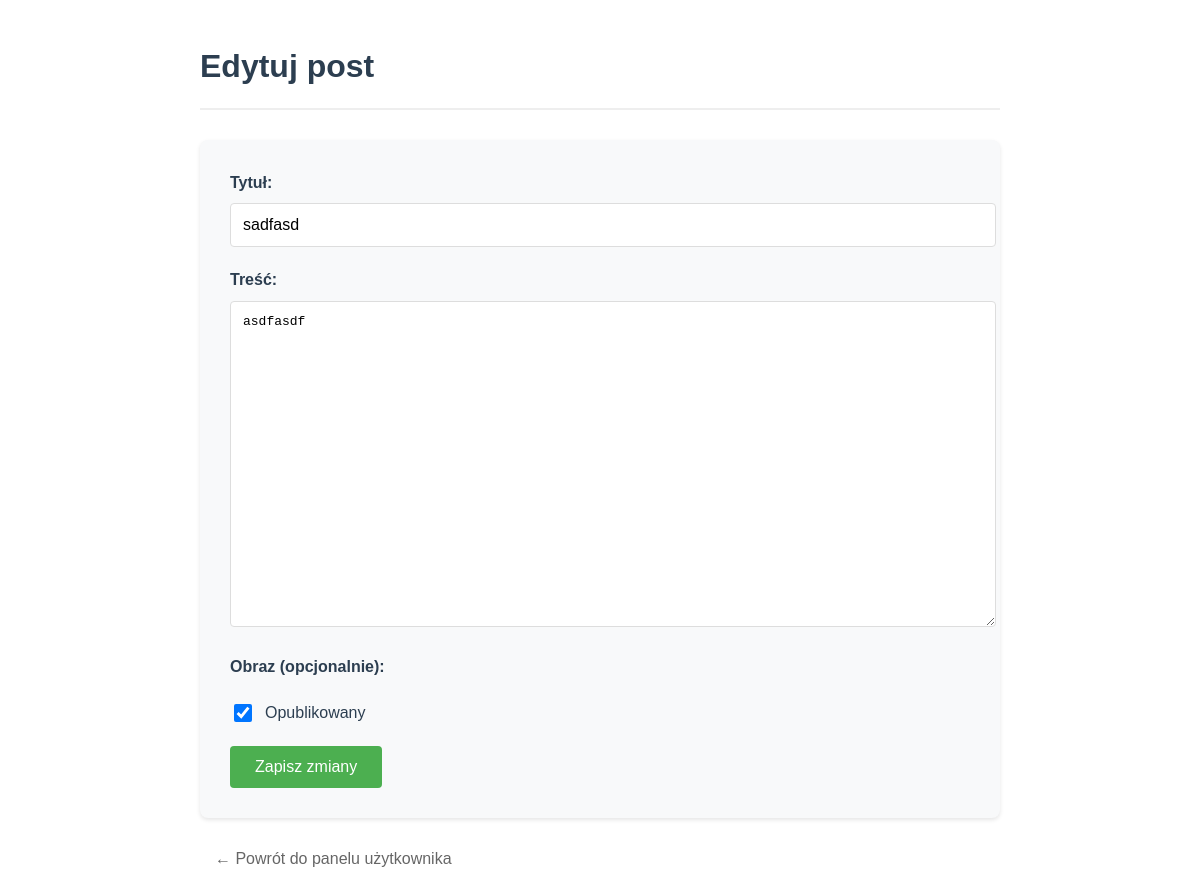
Screenshot of /post/sadfasd-eec5765d/edit/ (signed in) with the database file from the repository.
### blog/models.py (models this page shows, shortened)
class Post(models.Model):
    title = models.CharField(max_length=200, verbose_name='Tytuł')
    slug = models.SlugField(max_length=200, unique=True, blank=True, verbose_name='Slug')
    content = models.TextField(verbose_name='Treść')
    author = models.ForeignKey(User, on_delete=models.CASCADE, verbose_name='Autor')
    created_at = models.DateTimeField(auto_now_add=True, verbose_name='Data utworzenia')
    updated_at = models.DateTimeField(auto_now=True, verbose_name='Data aktualizacji')
    published = models.BooleanField(default=False, verbose_name='Opublikowany')
    image = models.ImageField(upload_to='blog_images/', null=True, blank=True, verbose_name='Obraz')
    class Meta:
        ordering = ['-created_at']
        verbose_name = 'Post'
        verbose_name_plural = 'Posty'

### blog/views.py (the view)
# urls.py: path('post/<slug:slug>/edit/', views.post_edit, name='post_edit'),
@login_required
def post_edit(request, slug):
    post = get_object_or_404(Post, slug=slug, author=request.user)
    if request.method == 'POST':
        form = PostForm(request.POST, request.FILES, instance=post)
        if form.is_valid():
            post = form.save(commit=False)
            post.author = request.user
            post.save()
            messages.success(request, 'Post został zaktualizowany.')
            return redirect('blog:post_detail', slug=post.slug)
    else:
        form = PostForm(instance=post)
    return render(request, 'blog/post_form.html', {
        'form': form,
        'post': post
    })

### blog/forms.py (shortened to what this page needs)
class PostForm(forms.ModelForm):
    title = forms.CharField(
        label='Tytuł',
        max_length=200,
        widget=forms.TextInput(attrs={'class': 'form-control'})
    )
    content = forms.CharField(
        label='Treść',
        widget=forms.Textarea(attrs={
            'class': 'form-control',
            'rows': 10
        })
    )
    published = forms.BooleanField(
        label='Opublikowany',
        required=False,
        widget=forms.CheckboxInput(attrs={'class': 'form-check-input'})
    )
    class Meta:
        model = Post
        fields = ['title', 'content', 'published']

### blog/templates/blog/post_form.html (shortened to what this page needs)
<!DOCTYPE html>
<html>
  <head>
  </head>
  <body>
    <h1>{% if post %}Edytuj post{% else %}Nowy post{% endif %}</h1>
    <form method="post" enctype="multipart/form-data">
      <div class="form-group">
        <label for="{{ form.title.id_for_label }}">Tytuł:</label>
        {{ form.title }}
      </div>
      <div class="form-group">
        <label for="{{ form.content.id_for_label }}">Treść:</label>
        {{ form.content }}
      </div>
      <div class="form-group">
        <label for="{{ form.image.id_for_label }}">Obraz (opcjonalnie):</label>
      </div>
      <div class="form-group">
        <div class="checkbox-group">
          {{ form.published }}
          <label for="{{ form.published.id_for_label }}">Opublikowany</label>
        </div>
      </div>
      <button type="submit">
        {% if post %}Zapisz zmiany{% else %}Utwórz post{% endif %}
      </button>
    </form>
    <a href="{% url 'users:dashboard' %}" class="back-link"
      >← Powrót do panelu użytkownika</a
    >
  </body>
</html>

### blog/templates/blog/post_form.html (style rules this page uses)
body { font-family: Arial, sans-serif; max-width: 800px; margin: 0 auto; padding: 20px; color: #333; line-height: 1.6; }
h1 { color: #2c3e50; margin-bottom: 30px; padding-bottom: 15px; border-bottom: 2px solid #eee; }
form { background-color: #f8f9fa; padding: 30px; border-radius: 8px; box-shadow: 0 2px 4px rgba(0, 0, 0, 0.1); }
.form-group { margin-bottom: 20px; }
label { display: block; margin-bottom: 8px; font-weight: 600; color: #2c3e50; }
input[type="text"], textarea { width: 100%; padding: 12px; border: 1px solid #ddd; border-radius: 4px; font-size: 1em; transition: border-color 0.2s; }
textarea { height: 300px; resize: vertical; }
.checkbox-group { display: flex; align-items: center; gap: 10px; margin-top: 10px; }
.checkbox-group input[type="checkbox"] { width: 18px; height: 18px; }
.checkbox-group label { margin: 0; font-weight: normal; }
button { background-color: #4caf50; color: white; padding: 12px 25px; border: none; border-radius: 4px; cursor: pointer; font-size: 1em; transition: background-color 0.2s; }
.back-link { display: inline-block; margin-top: 20px; color: #666; text-decoration: none; padding: 8px 15px; border-radius: 4px; transition: background-color 0.2s; }

### rows the page displays
Post: title "sadfasd", content "asdfasdf", published "☑"
